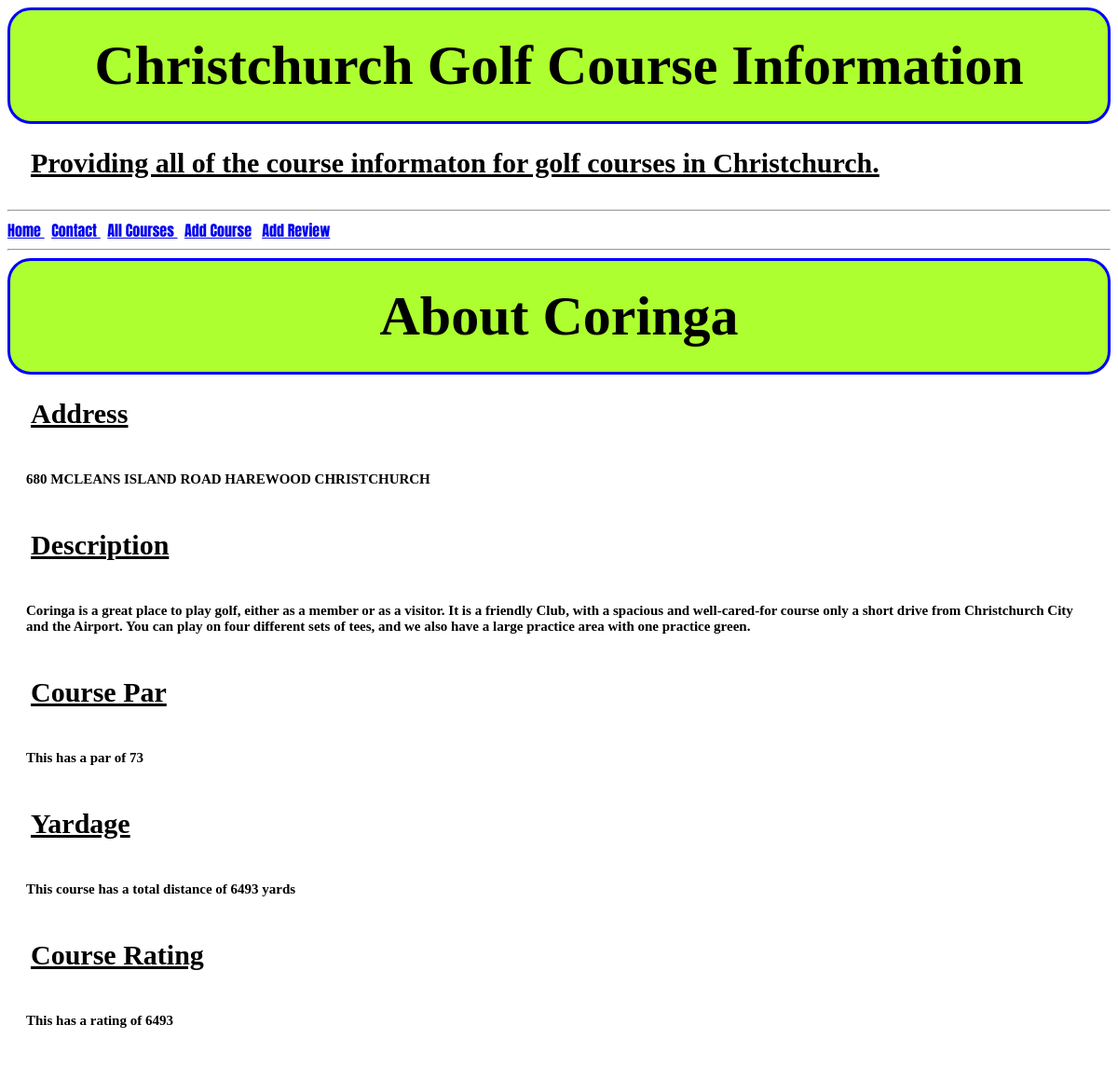
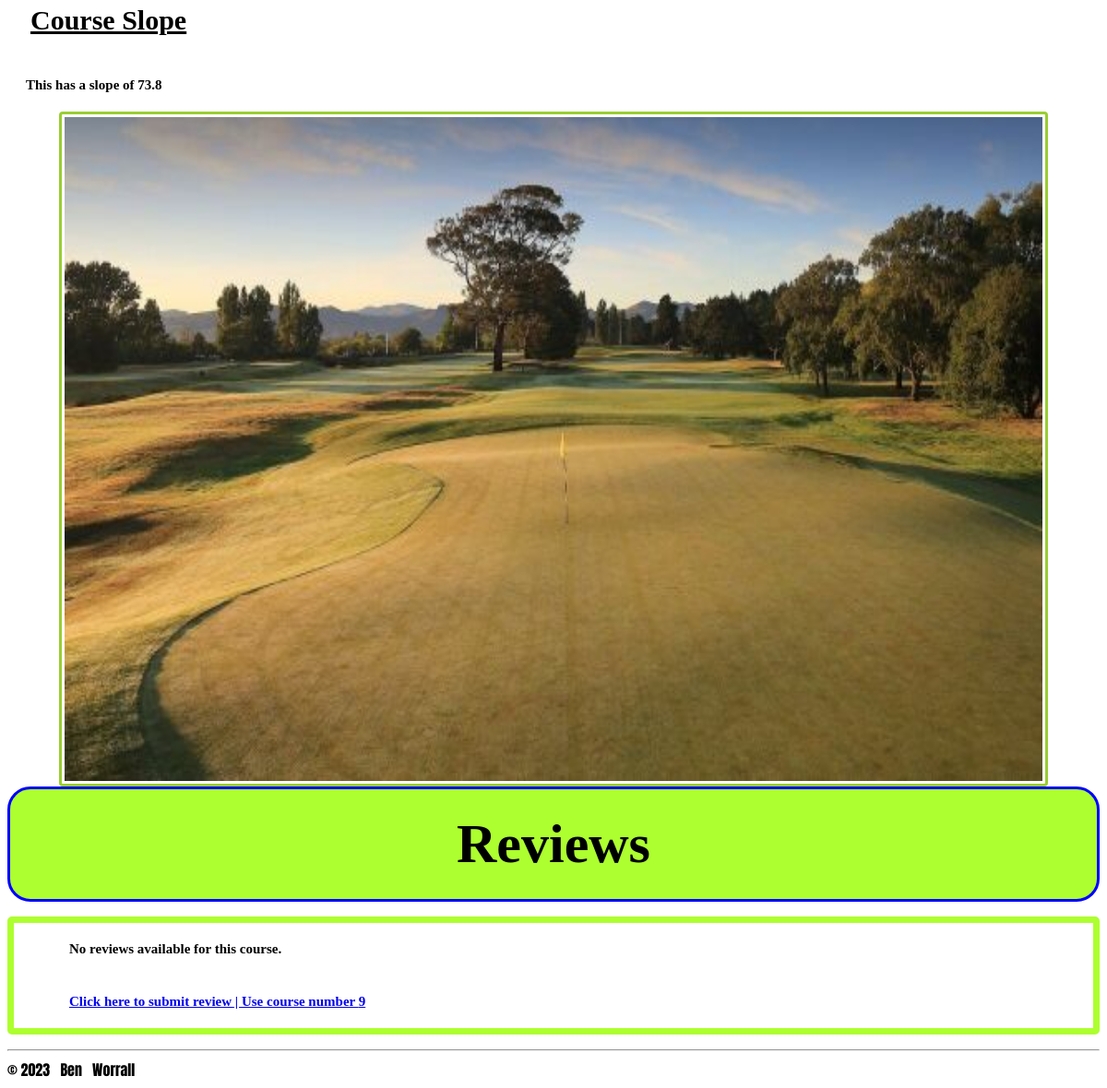
The app's page /golf/9 with its own data (2 pictures, top to bottom).
### tables this page shows
CREATE TABLE courses (id INTEGER PRIMARY KEY AUTOINCREMENT, name TEXT, location TEXT, description TEXT, par TEXT, yardage TEXT, rating TEXT, slope TEXT, photo BLOB);

### routs.py (the view)
@app.route('/golf/<int:id>')
def golf(id):
    conn = sqlite3.connect('golfweb.db')
    cur = conn.cursor()
    cur.execute('SELECT * FROM Courses WHERE id=?', (id,))
    golf = cur.fetchone()
    print(golf)
    cur.execute('SELECT * FROM reviews WHERE course_id=?', (id,))
    reviews = cur.fetchall()
    return render_template('golf.html', golf=golf, reviews=reviews)

### templates/golf.html (shortened to what this page needs)
{% extends 'layout.html' %}
{% block content%}
<h1>About {{ golf[1] }}</h1>
<h2>Address</h2>
<h4>{{ golf[2] }}</h4>
<h2>Description</h2>
<h4>{{ golf[3] }}</h4>
<h2>Course Par</h2>
<h4>This has a par of {{ golf[4] }}</h4>
<h2>Yardage</h2>
<h4>This course has a total distance of {{ golf[5] }} yards</h4>
<h2>Course Rating</h2>
<h4>This has a rating of {{ golf[5] }}</h4>
<h2>Course Slope</h2>
<h4>This has a slope of {{ golf[6] }}</h4>
<img src='{{ golf[8] }}' class="image2" height="720" width="1060"/>
<h1>Reviews</h2>
{% if reviews %}
    <h2></h2>
{% else %}
    <ol style="border: 7px solid greenyellow; border-radius: 5px;">
    <h4>No reviews available for this course.</h4>
    <h4><a href = "/reviews"> Click here to submit review | Use course number {{golf[0]}}</a></h4>
    </ol>
{% endif %}
{% endblock %}

### static/css/style.css (style rules this page uses)
html { font-family: 'Anton', sans-serif; }
h1 { font-family: Georgia, 'Times New Roman', Times, serif; font-size: 60px; text-align: center; padding: 25px; margin: 0; border: 3px solid blue; border-radius: 25px; background-color: greenyellow; }
h2 { font-family: Georgia, 'Times New Roman', Times, serif; font-size: 30px; text-align: left; padding: 25px; text-decoration: underline; margin: 0; }
h4 { font-family: Georgia, 'Times New Roman', Times, serif; font-size: 15px; text-align: left; padding: 20px; margin: 0; }
.image2 { border: 3px solid yellowgreen; border-radius: 4px; padding: 3px; display: block; margin-left: auto; margin-right: auto; }

### records on screen
courses: name "Coringa", location "680 MCLEANS ISLAND ROAD HAREWOOD CHRISTCHURCH", description "Coringa is a great place to play golf, either as a member or as a visitor. It is a friendly Club, with a spacious and well-cared-for course only a short drive from Christchurch City and the Airport. You can play on four different sets of tees, and we also have a large practice area with one practice green.", par "73", yardage "6493", rating "73.8", photo (picture), id "9"
